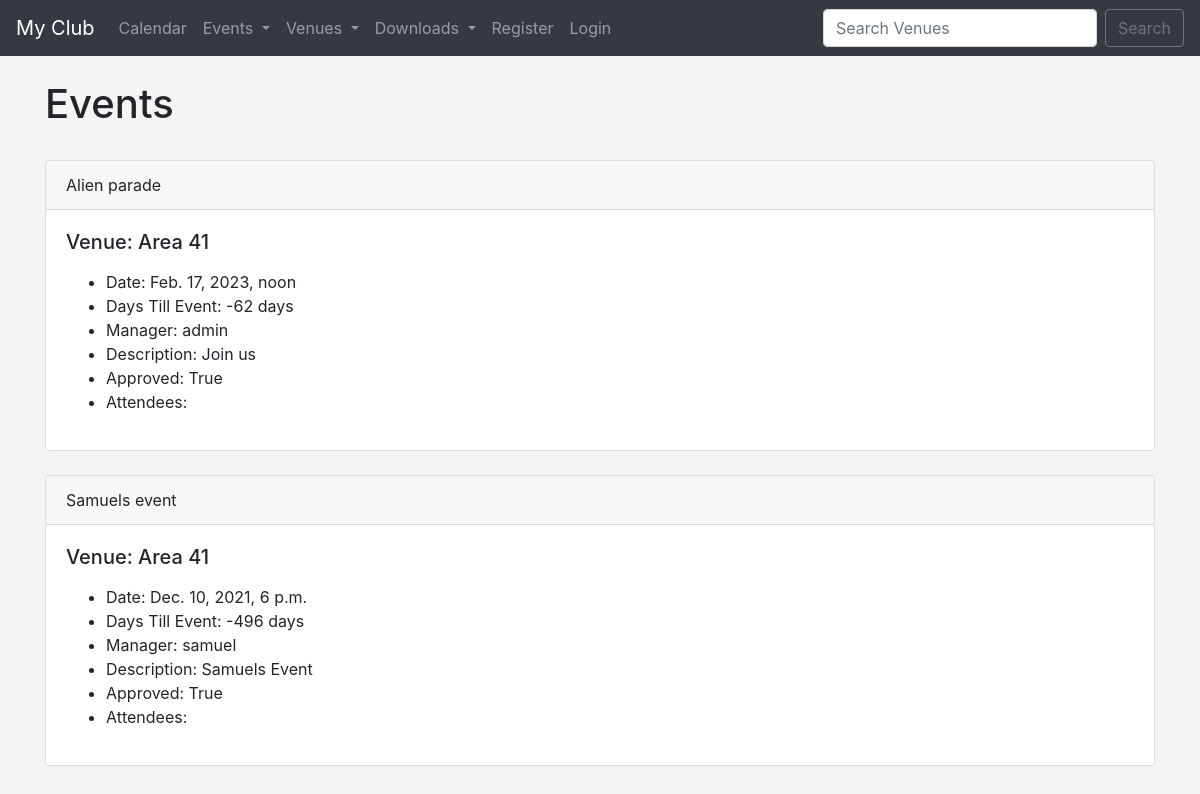
Before: /events with the older database file.
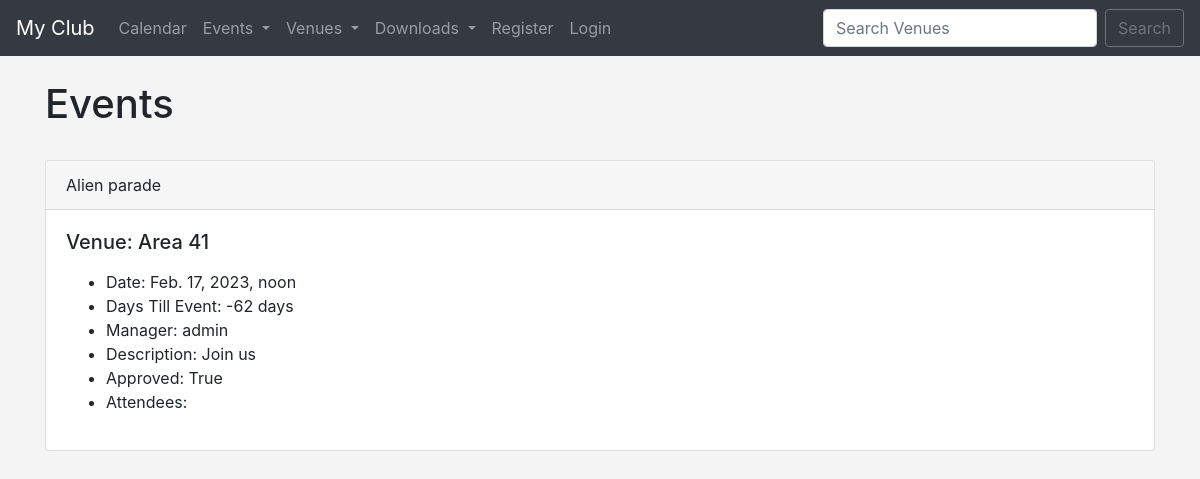
After: the same page with the newer database file.
### events/models.py (models this page shows)
class Event(models.Model):
    name = models.CharField('Event name', max_length=128)
    event_date = models.DateTimeField('Event date')
    venue = models.ForeignKey(Venue, blank=True, null=True, on_delete=models.CASCADE)
    manager = models.ForeignKey(User, blank=True, null=True, on_delete=models.SET_NULL)
    description = models.TextField(blank=True)
    attendees = models.ManyToManyField(MyClubUser, blank=True)
    approved = models.BooleanField('Approved', default=False)
    def __str__(self):
        return self.name
    @property
    def Days_till(self):
        today = date.today()
        days_till = self.event_date.date() - today
        days_till_stripped = str(days_till).split(",", 1)[0]
        return days_till_stripped

class Venue(models.Model):
    name = models.CharField('Venue name', max_length=128)
    address = models.CharField(max_length=300)
    zip_code = models.CharField('Zip code', max_length=15)
    phone = models.CharField('Contact phone', max_length=15, blank=True)
    web = models.URLField('Website Address', blank=True)
    email_address = models.EmailField('Email Address',blank=True)
    owner = models.IntegerField("Venue Owner", blank=False, default=1)
    venue_image = models.ImageField(null=True, blank=True, upload_to="images/")
    def __str__(self):
        return self.name

### events/views.py (the view)
# urls.py: path('events', views.all_events, name='list-events'),
def all_events(request):
    event_list = Event.objects.all().order_by('-event_date')
    return render(request, 'events/events_list.html', {
        'event_list': event_list
    })

### events/templates/events/events_list.html (shortened to what this page needs)
{% extends 'events/base.html' %}
{% block content %}
    <h1>Events</h1>
    <br>
    {% for event in event_list %}
      {% if event.approved %}
        <div class="card">
            <div class="card-header">
                {{ event }}
            </div>
            <div class="card-body">
              <h5 class="card-title">Venue: {{ event.venue }}</h5>
              <p class="card-text">
                <ul>
                    <li>Date: {{ event.event_date }}</li>
                    <li>Days Till Event: {{ event.Days_till }}</li>
                    <li>Manager: {{ event.manager }}</li>
                    <li>Description: {{ event.description }}</li>
                    <li>Approved: {{ event.approved }}</li>
                    <li>
                        Attendees: <br>
                    </li>
                </ul>
              </p>
            </div>
        </div>
          <br>
      {% endif %}
    {% endfor %}
{% endblock %}

Changed rows visible on the page:
no longer on this page (row edited): Event: name "Samuels event", venue "Area 41", event_date "Dec. 10, 2021, 6 p.m.", Days_till "-496 days", manager "samuel", description "Samuels Event", approved "True"
